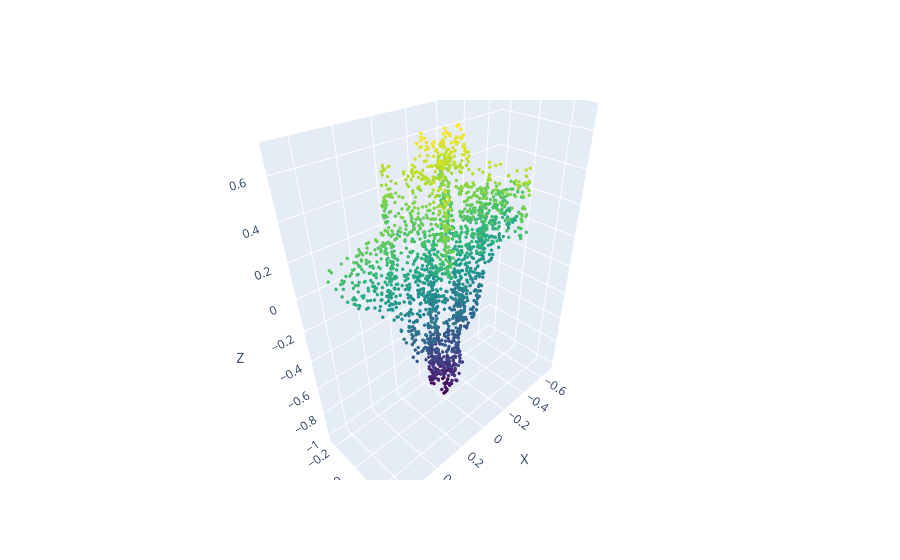

Notebook cell for this chart:
### Markdown cell above
This is the file used to test iterations of meshing techniques. Code was created with the help of GPT 5.2

### Code cell
import numpy as np
import plotly.graph_objects as go

# Load points
points = np.load("/work/csse463/202620/04/data/ShapeNet/npy/02691156/8bb827904cd9acd36c1cd53dbc9f7b8e.npy")

# Create scatter3d plot
fig = go.Figure(data=[go.Scatter3d(
    x=points[:,0],
    y=points[:,1],
    z=points[:,2],
    mode='markers',
    marker=dict(
        size=2,
        color=points[:,2],  # color by z-value
        colorscale='Viridis',
    )
)])

fig.update_layout(scene=dict(
    xaxis_title='X',
    yaxis_title='Y',
    zaxis_title='Z'
))

fig.show()

### Figure 1 — Plotly figure (JSON) as saved in the notebook; plotly's stock layout.template omitted (floating-point values rounded to 4 significant figures; data arrays with more than 128 entries replaced by an {"elided": "..."} marker saying what was removed)
{"data": [{"marker": {"color": {"elided": "2048 float values"}, "colorscale": [[0, "#440154"], [0.1111, "#482878"], [0.2222, "#3e4989"], [0.3333, "#31688e"], [0.4444, "#26828e"], [0.5556, "#1f9e89"], [0.6667, "#35b779"], [0.7778, "#6ece58"], [0.8889, "#b5de2b"], [1, "#fde725"]], "size": 2}, "mode": "markers", "type": "scatter3d", "x": {"elided": "2048 float values"}, "y": {"elided": "2048 float values"}, "z": {"elided": "2048 float values"}}], "layout": {"scene": {"xaxis": {"title": {"text": "X"}}, "yaxis": {"title": {"text": "Y"}}, "zaxis": {"title": {"text": "Z"}}}}}
